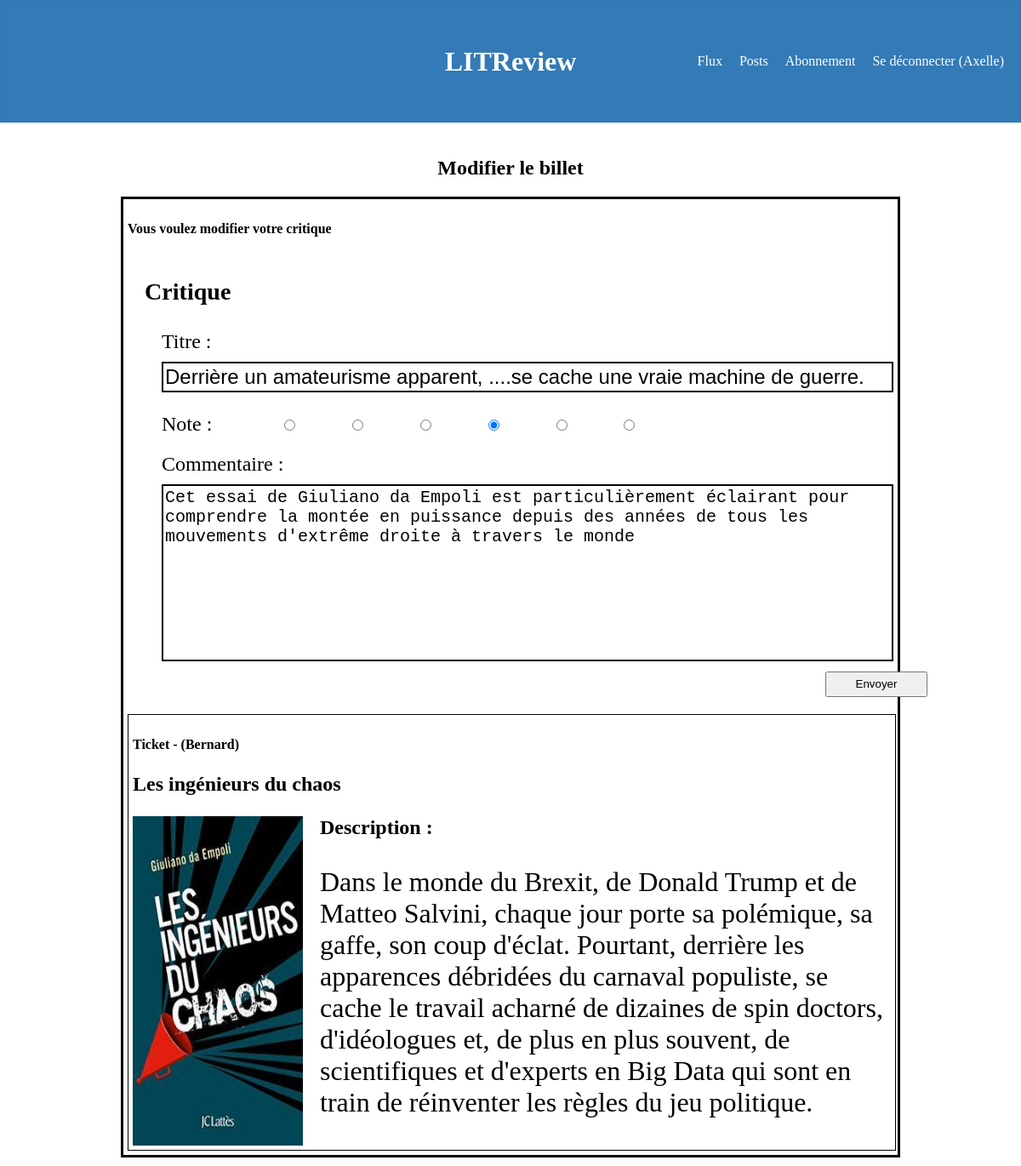
Screenshot of /review/15/edit/ (signed in) with the database file from the repository.
### authentication/models.py (models this page shows)
class User(AbstractUser):
    follows = models.ManyToManyField(
        'self',
        symmetrical=False,
        verbose_name='abonné',
    )

### review/models.py (models this page shows, shortened)
class Review(models.Model):
    ticket = models.ForeignKey(to=Ticket, on_delete=models.CASCADE)
    rating = models.PositiveSmallIntegerField(
        validators=[MinValueValidator(0),
                    MaxValueValidator(5)],
        verbose_name='Note', null=False, blank=False
        )
    headline = models.CharField(max_length=128, verbose_name='Titre', null=False, blank=True)
    body = models.CharField(max_length=8192, verbose_name='Commentaire', null=False, blank=True)
    user = models.ForeignKey(settings.AUTH_USER_MODEL, on_delete=models.CASCADE, null=True)
    time_created = models.DateTimeField(auto_now_add=True)

class Ticket(models.Model):
    IMAGE_MAX_SIZE = (800, 800)
    title = models.CharField(max_length=128, verbose_name='Titre', null=False, blank=False)
    description = models.TextField(max_length=2048, null=False, blank=False, verbose_name='Description')
    user = models.ForeignKey(to=settings.AUTH_USER_MODEL, on_delete=models.CASCADE)
    image = models.ImageField(verbose_name='Image')
    time_created = models.DateTimeField(auto_now=True)
    review_created = models.BooleanField(default=False)

### review/views.py (the view)
# urls.py: path('review/<int:ticket_id>/edit/', review.views.review_ticket_edit, name='review_ticket_edit'),
@login_required
def review_ticket_edit(request, ticket_id):
    ticket = get_object_or_404(Ticket, id=ticket_id)
    review = get_object_or_404(Review, ticket_id=ticket_id)
    review_form = ReviewForm(instance=review)
    if request.method == 'POST':
        review_form = ReviewForm(request.POST, instance=review)
        if review_form.is_valid():
            review_form.save()
            return redirect('post')
        else:
            print(review_form.errors)
            ticket = get_object_or_404(Ticket, id=ticket_id)
            review = get_object_or_404(Review, ticket_id=ticket_id)
            review_form = ReviewForm(instance=review)
            rating_form = RatingForm(initial={'rating': review.rating})
    else:
        review_form = ReviewForm(instance=review)
        rating_form = RatingForm(initial={'rating': review.rating})
    context = {
        'review_form': review_form,
        'ticket': ticket,
        'rating_form': rating_form,
        'loop_times': range(0, 6),
        }
    return render(request, 'review/review_ticket_edit.html', context=context)

### review/forms.py
class ReviewForm(forms.ModelForm):
    class Meta:
        model = models.Review
        fields = ['headline', 'rating', 'body']

class RatingForm(forms.Form):
    RATING = (
        (0, ' - 0'),
        (1, ' - 1'),
        (2, ' - 2'),
        (3, ' - 3'),
        (4, ' - 4'),
        (5, ' - 5'),
    )
    rating = forms.ChoiceField(choices=RATING, widget=forms.RadioSelect(), required=True, label='Note :')

### review/templates/review/review_ticket_edit.html (shortened to what this page needs)
{% extends 'base.html' %}
{% load custom_filters %}
{% block content %}
    <div class="main-container">
        <div class="main-title">
            <h2>Modifier le billet</h2>
        </div>
        <div class="flux">
            <form method="post" enctype="multipart/form-data">
                <div class="head-post">
                    <span>
                        <h4>Vous voulez modifier votre critique</h4>
                    </span>
                </div>
                <div class="review">
                    <h3>Critique</h3>
                    <div class="review">
                        <p>
                            <label for="id_headline" >Titre&nbsp;:</label>
                            <input class="id_headline" type="text" name="headline" maxlength="128" value="{{ review_form.headline.value }}" required="" id="id_headline" placeholder="Titre de votre critique">
                        </p>
                        <div class="radio">
                            <label for="id_rating">Note&nbsp;:</label>
                                <div class="radio-inline">
                                    {% for i in loop_times %}
                                        <span><input type="radio" id="option{{ i }}" name="rating" value="{{ i }}" required {% if review_form.initial.rating == i %} checked {% endif %}></span>
                                    {% endfor %}
                                </div>
                            </div>
                        <div class="input-wrapper">
                            <label for="id_body">Commentaire&nbsp;:</label>
                            <textarea class="id_body" id="id_body" name="body" rows="4" cols="50" placeholder="Saisissez votre avis...." required="">{{ review_form.body.value }}</textarea>
                        </div>
                        <form action="{% url 'review_ticket_edit' ticket.id %}" method='post'>
                            <input class="review_create_button" type="submit" value="Envoyer">
                        </form>
                    </div>
                </div>
                <div class="ticket">
                    <div class="author">
                        <h4 > Ticket - ({{ ticket.user }}) </h4>
                        <p>{{ ticket.title }}</p>
                        <div class="image-container">
                            <img class="image" src="{{ ticket.image.url }}" alt="">
                            <div class="description">
                                <h2>Description :</h2>
                                <p>
                                    {{ ticket.description }}
                                </p>
                            </div>
                        </div>
                    </div>
                </div>
            </form>
        </div>
    </div>
{% endblock content %}

### templates/base.html (shortened to what this page needs)
{% load static %}
<!doctype html>
<html lang="fr">
    <head>
        <link rel="stylesheet" href="{% static 'css/style.css' %}">
    </head>
    <body>
        <div>
            <header class="header">
                <div class="banner">
                    <div class="banner-title">
                        <h1>LITReview</h1>
                    </div>
                    <nav class="banner-link">
                        {% if user.is_authenticated %}
                            <ul class="menu">
                                <li><a href="{% url 'home' %}" class="default-active">Flux</a></li>
                                <li><a href="{% url 'post' %}">Posts</a></li>
                                <li><a href="{% url 'follow_users' %}">Abonnement</a></li>
                                    <li><a href="{% url 'logout' %}">Se déconnecter ({{ request.user }})</a></li>
                            </ul>
                        {% endif %}
                    </nav>
                </div>
            </header>
        </div>
        {% block content %}
        {% endblock content %}
    </body>
</html>

### static/css/style.css (style rules this page uses)
html, body { margin: 0; padding: 0; width: 100%; }
.banner { top: 0; left: 0; width: 100%; height: 120px; background-color: #337ab7; padding-top: 10px; display: flex; align-items: center; padding-bottom: 10px; margin-bottom: 20px; position: relative; }
.banner-title { flex: 1; }
.banner-link { position: absolute; right: 10px; }
.header { height: 140px; background-color: #3379b7; color: white; padding: 2px; text-align: center; }
.head-post { display: flex; align-items: baseline; justify-content: space-between; }
.head-post span { display: flex; align-items: baseline; justify-content: space-between; }
.main-container { margin-top: 20px; margin-bottom:10px; display: flex; justify-content: center; flex-direction: column; align-items: center; }
.flux { border: 3px solid #000; padding: 5px; width: 75%; }
.ticket { display: inline-block; border: 1px solid #000; padding: 5px; width: 99% }
.author { text-align: left; }
.author > p { font-size: x-large; font-weight: bold; }
.review { text-align: left; width: auto; margin: 20px; font-size: x-large ; }
.radio { display: flex; margin: 20px; margin-left: 0px; }
.radio-inline { display: flex; justify-content: space-between; width: 35vw; margin-left: 80px; }
.id_headline { font-size: inherit; margin-top: 10px; width: 71vw; height: 30px; border: 2px solid black; }
.id_body { vertical-align: text-top; word-wrap: break-word; white-space: pre-wrap; resize: none; font-size: inherit; line-height: inherit; margin-top: 10px; height: 200px; width: 71vw; border: 2px solid black; }
.review_create_button { justify-content: right; display: flex; margin-left: 65vw; height: 30px; width: 120px; margin-top: 1vw; }

### rows the page displays
User: user "Axelle"
Review: headline "Derrière un amateurisme apparent, ....se cache une vraie machine de guerre.", body "Cet essai de Giuliano da Empoli est particulièrement éclairant pour comprendre la montée en puissance depuis des années de tous les mouvements d'extrême droite à travers le monde"
Ticket: user "Bernard", title "Les ingénieurs du chaos", image (picture), description "Dans le monde du Brexit, de Donald Trump et de Matteo Salvini, chaque jour porte sa polémique, sa gaffe, son coup d'éclat. Pourtant, derrière les apparences débridées du carnaval populiste, se cache le travail acharné de dizaines de spin doctors, d'idéologues et, de plus en plus souvent, de scientifiques et d'experts en Big Data qui sont en train de réinventer les règles du jeu politique."
